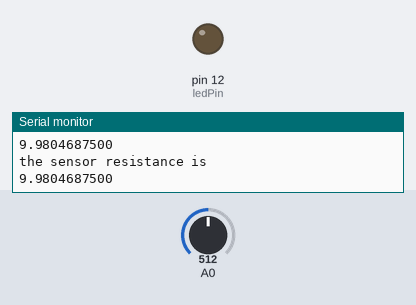
Bench run of a sketch on a simulated Arduino Uno, built with avr-gcc and run on an emulated ATmega328P. Parts: output pins drawn as LEDs (lit = HIGH), the last lines printed to the serial monitor. The inputs (shaded band) are chosen by the test bench; at power-on: A0 = 512.

Above: at 1.8 s.
1.9 s: A0 set to 497
At 2.9 s:
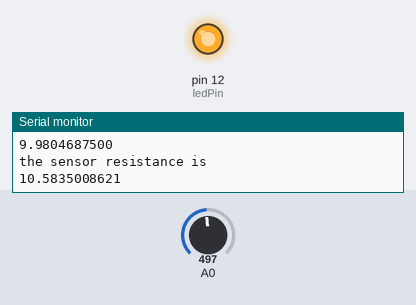
3.5 s: A0 set to 716
At 4.5 s:
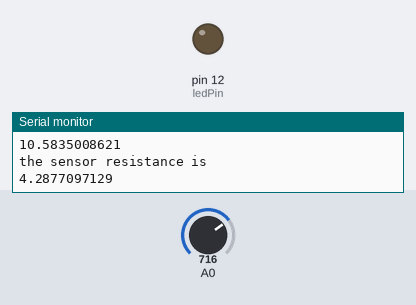
5.5 s: A0 set to 511
At 7.4 s:
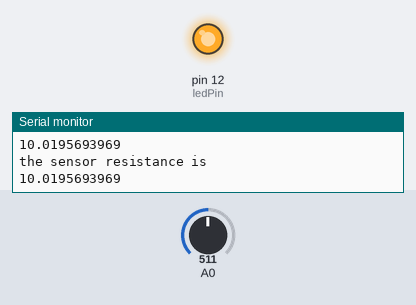
Timing chart, 0 to 8.9 s (numbered marks = the images above; inputs shaded):
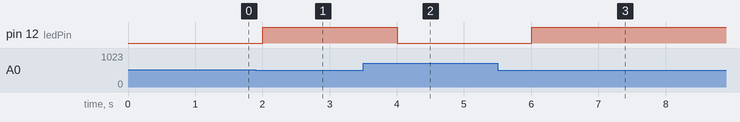

The sketch:

light.ino
```cpp
/*
/* Grove - Light Sensor demo v1.0
*
* signal wire to A0.
* By: http://www.seeedstudio.com
*/
#include <math.h>
const int ledPin=12; //Connect the LED Grove module to Pin12, Digital 12
const int thresholdvalue=10; //The threshold for which the LED should turn on.
float Rsensor; //Resistance of sensor in K
void setup() {
 Serial.begin(9600); //Start the Serial connection
 pinMode(ledPin,OUTPUT); //Set the LED on Digital 12 as an OUTPUT
}
void loop() {
 int sensorValue = analogRead(0);
 Rsensor=(float)(1023-sensorValue)*10/sensorValue;
 if(Rsensor>thresholdvalue)
 {
 digitalWrite(ledPin,HIGH);
 }
 else
 {
 digitalWrite(ledPin,LOW);
 }
 //Serial.println("the analog read data is ");
 //Serial.println(sensorValue);
 Serial.println("the sensor resistance is ");
 Serial.println(Rsensor,DEC);//show the light intensity on the serial monitor;
 delay(1000);
}
```

Measured:
- the behaviour switches between 512 and 511 on A0 (found by bisection; images 0 and 1)
- after the input at 1.9 s, pin 12 (ledPin): LOW → HIGH after 0.10 s
- after the input at 3.5 s, pin 12 (ledPin): HIGH → LOW after 0.51 s
- after the input at 5.5 s, pin 12 (ledPin): LOW → HIGH after 0.51 s
